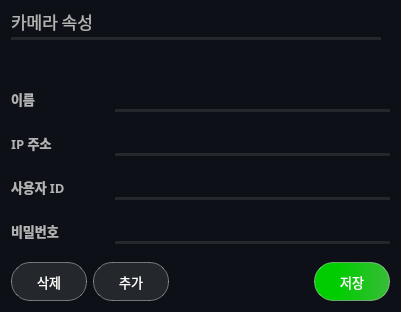
              <widget class="QWidget" name="camera_info_widget" native="true">
               <property name="sizePolicy">
                <sizepolicy hsizetype="Fixed" vsizetype="Fixed">
                 <horstretch>0</horstretch>
                 <verstretch>0</verstretch>
                </sizepolicy>
               </property>
               <property name="minimumSize">
                <size>
                 <width>373</width>
                 <height>312</height>
                </size>
               </property>
               <property name="maximumSize">
                <size>
                 <width>401</width>
                 <height>312</height>
                </size>
               </property>
               <property name="styleSheet">
                <string notr="true">background-color: rgb(13, 16, 23);
border-radius: 20px;
color: rgb(255, 255, 255);</string>
               </property>
               <layout class="QVBoxLayout" name="verticalLayout_24">
                <item>
                 <layout class="QVBoxLayout" name="verticalLayout_6">
                  <item>
                   <layout class="QVBoxLayout" name="verticalLayout_5">
                    <item>
                     <layout class="QHBoxLayout" name="horizontalLayout_3">
                      <item>
                       <widget class="QLabel" name="camera_info_title">
                        <property name="minimumSize">
                         <size>
                          <width>95</width>
                          <height>20</height>
                         </size>
                        </property>
                        <property name="maximumSize">
                         <size>
                          <width>95</width>
                          <height>20</height>
                         </size>
                        </property>
                        <property name="font">
                         <font>
                          <family>Sans</family>
                          <pointsize>13</pointsize>
                         </font>
                        </property>
                        <property name="styleSheet">
                         <string notr="true">color: rgb(179,179,179);
background-color: rgba(191, 64, 64, 0);</string>
                        </property>
                        <property name="text">
                         <string>카메라 속성</string>
                        </property>
                       </widget>
                      </item>
                      <item>
                       <spacer name="horizontalSpacer_3">
                        <property name="orientation">
                         <enum>Qt::Orientation::Horizontal</enum>
                        </property>
                        <property name="sizeHint" stdset="0">
                         <size>
                          <width>40</width>
                          <height>20</height>
                         </size>
                        </property>
                       </spacer>
                      </item>
                     </layout>
                    </item>
                    <item>
                     <widget class="Line" name="camera_info_title_line">
                      <property name="minimumSize">
                       <size>
                        <width>370</width>
                        <height>3</height>
                       </size>
                      </property>
                      <property name="maximumSize">
                       <size>
                        <width>327</width>
                        <height>3</height>
                       </size>
                      </property>
                      <property name="font">
                       <font>
                        <family>Sans</family>
                        <pointsize>5</pointsize>
                        <strikeout>false</strikeout>
                       </font>
                      </property>
                      <property name="contextMenuPolicy">
                       <enum>Qt::ContextMenuPolicy::NoContextMenu</enum>
                      </property>
                      <property name="autoFillBackground">
                       <bool>false</bool>
                      </property>
                      <property name="styleSheet">
                       <string notr="true">background-color: rgb(36, 39, 44)</string>
                      </property>
                      <property name="orientation">
                       <enum>Qt::Orientation::Horizontal</enum>
                      </property>
                     </widget>
                    </item>
                   </layout>
                  </item>
                  <item>
                   <spacer name="verticalSpacer_3">
                    <property name="orientation">
                     <enum>Qt::Orientation::Vertical</enum>
                    </property>
                    <property name="sizeType">
                     <enum>QSizePolicy::Policy::Fixed</enum>
                    </property>
                    <property name="sizeHint" stdset="0">
                     <size>
                      <width>20</width>
                      <height>40</height>
                     </size>
                    </property>
                   </spacer>
                  </item>
                  <item>
                   <layout class="QHBoxLayout" name="horizontalLayout_4">
                    <item>
                     <widget class="QLabel" name="camera_name">
                      <property name="minimumSize">
                       <size>
                        <width>29</width>
                        <height>22</height>
                       </size>
                      </property>
                      <property name="maximumSize">
                       <size>
                        <width>29</width>
                        <height>22</height>
                       </size>
                      </property>
                      <property name="font">
                       <font>
                        <family>Sans</family>
                        <pointsize>10</pointsize>
                        <bold>true</bold>
                       </font>
                      </property>
                      <property name="styleSheet">
                       <string notr="true">color: rgb(179,179,179);
background-color: rgba(255, 255, 255, 0);</string>
                      </property>
                      <property name="text">
                       <string>이름</string>
                      </property>
                      <property name="alignment">
                       <set>Qt::AlignmentFlag::AlignLeading|Qt::AlignmentFlag::AlignLeft|Qt::AlignmentFlag::AlignVCenter</set>
                      </property>
                     </widget>
                    </item>
                    <item>
                     <spacer name="horizontalSpacer_4">
                      <property name="orientation">
                       <enum>Qt::Orientation::Horizontal</enum>
                      </property>
                      <property name="sizeHint" stdset="0">
                       <size>
                        <width>40</width>
                        <height>20</height>
                       </size>
                      </property>
                     </spacer>
                    </item>
                    <item>
                     <layout class="QVBoxLayout" name="verticalLayout_7">
                      <item>
                       <widget class="QLineEdit" name="camera_info_name_input">
                        <property name="minimumSize">
                         <size>
                          <width>275</width>
                          <height>17</height>
                         </size>
                        </property>
                        <property name="maximumSize">
                         <size>
                          <width>275</width>
                          <height>17</height>
                         </size>
                        </property>
                        <property name="font">
                         <font>
                          <family>Sans</family>
                          <pointsize>10</pointsize>
                          <bold>false</bold>
                         </font>
                        </property>
                        <property name="focusPolicy">
                         <enum>Qt::FocusPolicy::StrongFocus</enum>
                        </property>
                        <property name="styleSheet">
                         <string notr="true">qproperty-frame: false;
font-size:10pt;
color: rgb(255, 255, 255);
background-color: rgba(255, 255, 255, 0);</string>
                        </property>
                        <property name="text">
                         <string/>
                        </property>
                       </widget>
                      </item>
                      <item>
                       <widget class="Line" name="camera_info_name_line">
                        <property name="minimumSize">
                         <size>
                          <width>275</width>
                          <height>3</height>
                         </size>
                        </property>
                        <property name="maximumSize">
                         <size>
                          <width>275</width>
                          <height>3</height>
                         </size>
                        </property>
                        <property name="font">
                         <font>
                          <family>Sans</family>
                          <pointsize>5</pointsize>
                          <strikeout>false</strikeout>
                         </font>
                        </property>
                        <property name="contextMenuPolicy">
                         <enum>Qt::ContextMenuPolicy::NoContextMenu</enum>
                        </property>
                        <property name="autoFillBackground">
                         <bool>false</bool>
                        </property>
                        <property name="styleSheet">
                         <string notr="true">background-color: rgb(36, 39, 44)</string>
                        </property>
                        <property name="orientation">
                         <enum>Qt::Orientation::Horizontal</enum>
                        </property>
                       </widget>
                      </item>
                     </layout>
                    </item>
                   </layout>
                  </item>
                  <item>
                   <spacer name="verticalSpacer_11">
                    <property name="orientation">
                     <enum>Qt::Orientation::Vertical</enum>
                    </property>
                    <property name="sizeHint" stdset="0">
                     <size>
                      <width>20</width>
                      <height>40</height>
                     </size>
                    </property>
                   </spacer>
                  </item>
                  <item>
                   <layout class="QHBoxLayout" name="horizontalLayout_5">
                    <item>
                     <widget class="QLabel" name="camera_ip">
                      <property name="minimumSize">
                       <size>
                        <width>47</width>
                        <height>22</height>
                       </size>
                      </property>
                      <property name="maximumSize">
                       <size>
                        <width>47</width>
                        <height>22</height>
                       </size>
                      </property>
                      <property name="font">
                       <font>
                        <family>Sans</family>
                        <pointsize>10</pointsize>
                        <bold>true</bold>
                       </font>
                      </property>
                      <property name="styleSheet">
                       <string notr="true">color: rgb(179,179,179);
background-color: rgba(0, 0, 0, 0);</string>
                      </property>
                      <property name="text">
                       <string>IP 주소</string>
                      </property>
                     </widget>
                    </item>
                    <item>
                     <spacer name="horizontalSpacer_9">
                      <property name="orientation">
                       <enum>Qt::Orientation::Horizontal</enum>
                      </property>
                      <property name="sizeHint" stdset="0">
                       <size>
                        <width>40</width>
                        <height>20</height>
                       </size>
                      </property>
                     </spacer>
                    </item>
                    <item>
                     <layout class="QVBoxLayout" name="verticalLayout_8">
                      <item>
                       <widget class="QLineEdit" name="camera_info_ip_input">
                        <property name="minimumSize">
                         <size>
                          <width>275</width>
                          <height>17</height>
                         </size>
                        </property>
                        <property name="maximumSize">
                         <size>
                          <width>275</width>
                          <height>17</height>
                         </size>
                        </property>
                        <property name="font">
                         <font>
                          <family>Sans</family>
                          <pointsize>10</pointsize>
                          <bold>false</bold>
                         </font>
                        </property>
                        <property name="styleSheet">
                         <string notr="true">qproperty-frame: false;
font-size:10pt;
color: rgb(255, 255, 255);
background-color: rgba(255, 255, 255, 0);</string>
                        </property>
                        <property name="text">
                         <string/>
                        </property>
                       </widget>
                      </item>
                      <item>
                       <widget class="Line" name="camera_info_ip_line">
                        <property name="minimumSize">
                         <size>
                          <width>275</width>
                          <height>3</height>
                         </size>
                        </property>
                        <property name="maximumSize">
                         <size>
                          <width>275</width>
                          <height>3</height>
                         </size>
                        </property>
                        <property name="font">
                         <font>
                          <family>Sans</family>
                          <pointsize>5</pointsize>
                          <strikeout>false</strikeout>
                         </font>
                        </property>
                        <property name="contextMenuPolicy">
                         <enum>Qt::ContextMenuPolicy::NoContextMenu</enum>
                        </property>
                        <property name="autoFillBackground">
                         <bool>false</bool>
                        </property>
                        <property name="styleSheet">
                         <string notr="true">background-color: rgb(36, 39, 44)</string>
                        </property>
                        <property name="orientation">
                         <enum>Qt::Orientation::Horizontal</enum>
                        </property>
                       </widget>
                      </item>
                     </layout>
                    </item>
                   </layout>
                  </item>
                  <item>
                   <spacer name="verticalSpacer_10">
                    <property name="orientation">
                     <enum>Qt::Orientation::Vertical</enum>
                    </property>
                    <property name="sizeHint" stdset="0">
                     <size>
                      <width>20</width>
                      <height>40</height>
                     </size>
                    </property>
                   </spacer>
                  </item>
                  <item>
                   <layout class="QHBoxLayout" name="horizontalLayout_6">
                    <item>
                     <widget class="QLabel" name="camera_id">
                      <property name="minimumSize">
                       <size>
                        <width>63</width>
                        <height>22</height>
                       </size>
                      </property>
                      <property name="maximumSize">
                       <size>
                        <width>63</width>
                        <height>22</height>
                       </size>
                      </property>
                      <property name="font">
                       <font>
                        <family>Sans</family>
                        <pointsize>10</pointsize>
                        <bold>true</bold>
                       </font>
                      </property>
                      <property name="styleSheet">
                       <string notr="true">color: rgb(179,179,179);
background-color: rgba(0, 0, 0, 0);</string>
                      </property>
                      <property name="text">
                       <string>사용자 ID</string>
                      </property>
                     </widget>
                    </item>
                    <item>
                     <spacer name="horizontalSpacer_10">
                      <property name="orientation">
                       <enum>Qt::Orientation::Horizontal</enum>
                      </property>
                      <property name="sizeHint" stdset="0">
                       <size>
                        <width>40</width>
                        <height>20</height>
                       </size>
                      </property>
                     </spacer>
                    </item>
                    <item>
                     <layout class="QVBoxLayout" name="verticalLayout_23">
                      <item>
                       <widget class="QLineEdit" name="camera_info_id_input">
                        <property name="minimumSize">
                         <size>
                          <width>275</width>
                          <height>17</height>
                         </size>
                        </property>
                        <property name="maximumSize">
                         <size>
                          <width>275</width>
                          <height>17</height>
                         </size>
                        </property>
                        <property name="font">
                         <font>
                          <family>Sans</family>
                          <pointsize>10</pointsize>
                          <bold>false</bold>
                         </font>
                        </property>
                        <property name="styleSheet">
                         <string notr="true">qproperty-frame: false;
font-size:10pt;
color: rgb(255, 255, 255);
background-color: rgba(255, 255, 255, 0);</string>
                        </property>
                        <property name="text">
                         <string/>
                        </property>
                       </widget>
                      </item>
                      <item>
                       <widget class="Line" name="camera_info_id_line">
                        <property name="minimumSize">
                         <size>
                          <width>275</width>
                          <height>3</height>
                         </size>
                        </property>
                        <property name="maximumSize">
                         <size>
                          <width>275</width>
                          <height>3</height>
                         </size>
                        </property>
                        <property name="font">
                         <font>
                          <family>Sans</family>
                          <pointsize>5</pointsize>
                          <strikeout>false</strikeout>
                         </font>
                        </property>
                        <property name="contextMenuPolicy">
                         <enum>Qt::ContextMenuPolicy::NoContextMenu</enum>
                        </property>
                        <property name="autoFillBackground">
                         <bool>false</bool>
                        </property>
                        <property name="styleSheet">
                         <string notr="true">background-color: rgb(36, 39, 44)</string>
                        </property>
                        <property name="orientation">
                         <enum>Qt::Orientation::Horizontal</enum>
                        </property>
                       </widget>
                      </item>
                     </layout>
                    </item>
                   </layout>
                  </item>
                  <item>
                   <spacer name="verticalSpacer_9">
                    <property name="orientation">
                     <enum>Qt::Orientation::Vertical</enum>
                    </property>
                    <property name="sizeHint" stdset="0">
                     <size>
                      <width>20</width>
                      <height>40</height>
                     </size>
                    </property>
                   </spacer>
                  </item>
                  <item>
                   <layout class="QHBoxLayout" name="horizontalLayout_7">
                    <item>
                     <widget class="QLabel" name="camera_pw">
                      <property name="minimumSize">
                       <size>
                        <width>57</width>
                        <height>22</height>
                       </size>
                      </property>
                      <property name="maximumSize">
                       <size>
                        <width>57</width>
                        <height>22</height>
                       </size>
                      </property>
                      <property name="font">
                       <font>
                        <family>Sans</family>
                        <pointsize>10</pointsize>
                        <bold>true</bold>
                       </font>
                      </property>
                      <property name="styleSheet">
                       <string notr="true">color: rgb(179,179,179);
background-color: rgba(0, 0, 0, 0);</string>
                      </property>
                      <property name="text">
                       <string>비밀번호</string>
                      </property>
                     </widget>
                    </item>
                    <item>
                     <spacer name="horizontalSpacer_11">
                      <property name="orientation">
                       <enum>Qt::Orientation::Horizontal</enum>
                      </property>
                      <property name="sizeHint" stdset="0">
                       <size>
                        <width>40</width>
                        <height>20</height>
                       </size>
                      </property>
                     </spacer>
                    </item>
                    <item>
                     <layout class="QVBoxLayout" name="verticalLayout_34">
                      <item>
                       <widget class="QLineEdit" name="camera_info_pw_input">
                        <property name="sizePolicy">
                         <sizepolicy hsizetype="Fixed" vsizetype="Fixed">
                          <horstretch>0</horstretch>
                          <verstretch>0</verstretch>
                         </sizepolicy>
                        </property>
                        <property name="minimumSize">
                         <size>
                          <width>275</width>
                          <height>17</height>
                         </size>
                        </property>
                        <property name="maximumSize">
                         <size>
                          <width>275</width>
                          <height>17</height>
                         </size>
                        </property>
                        <property name="font">
                         <font>
                          <family>Sans</family>
                          <pointsize>10</pointsize>
                          <bold>false</bold>
                         </font>
                        </property>
                        <property name="styleSheet">
                         <string notr="true">qproperty-frame: false;
font-size:10pt;
color: rgb(255, 255, 255);
background-color: rgba(255, 255, 255, 0);</string>
                        </property>
                        <property name="text">
                         <string/>
                        </property>
                       </widget>
                      </item>
                      <item>
                       <widget class="Line" name="camera_info_pw_line">
                        <property name="minimumSize">
                         <size>
                          <width>275</width>
                          <height>3</height>
                         </size>
                        </property>
                        <property name="maximumSize">
                         <size>
                          <width>275</width>
                          <height>3</height>
                         </size>
                        </property>
                        <property name="font">
                         <font>
                          <family>Sans</family>
                          <pointsize>5</pointsize>
                          <strikeout>false</strikeout>
                         </font>
                        </property>
                        <property name="contextMenuPolicy">
                         <enum>Qt::ContextMenuPolicy::NoContextMenu</enum>
                        </property>
                        <property name="autoFillBackground">
                         <bool>false</bool>
                        </property>
                        <property name="styleSheet">
                         <string notr="true">background-color: rgb(36, 39, 44)</string>
                        </property>
                        <property name="orientation">
                         <enum>Qt::Orientation::Horizontal</enum>
                        </property>
                       </widget>
                      </item>
                     </layout>
                    </item>
                   </layout>
                  </item>
                  <item>
                   <spacer name="verticalSpacer_4">
                    <property name="orientation">
                     <enum>Qt::Orientation::Vertical</enum>
                    </property>
                    <property name="sizeHint" stdset="0">
                     <size>
                      <width>20</width>
                      <height>40</height>
                     </size>
                    </property>
                   </spacer>
                  </item>
                  <item>
                   <layout class="QHBoxLayout" name="horizontalLayout_8">
                    <item>
                     <widget class="QPushButton" name="camera_remove_bn">
                      <property name="sizePolicy">
                       <sizepolicy hsizetype="Expanding" vsizetype="Preferred">
                        <horstretch>0</horstretch>
                        <verstretch>0</verstretch>
                       </sizepolicy>
                      </property>
                      <property name="minimumSize">
                       <size>
                        <width>76</width>
                        <height>39</height>
                       </size>
                      </property>
                      <property name="maximumSize">
                       <size>
                        <width>76</width>
                        <height>39</height>
                       </size>
                      </property>
                      <property name="font">
                       <font>
                        <family>Sans</family>
                        <pointsize>10</pointsize>
                       </font>
                      </property>
                      <property name="cursor">
                       <cursorShape>PointingHandCursor</cursorShape>
                      </property>
                      <property name="styleSheet">
                       <string notr="true">background-color: rgb(36, 39, 44);
color: rgb(255, 255, 255);
border-radius: 19px;
border: 1px solid rgba(255, 255, 255, 100);
</string>
                      </property>
                      <property name="text">
                       <string>삭제</string>
                      </property>
                     </widget>
                    </item>
                    <item>
                     <widget class="QPushButton" name="camera_add_bn">
                      <property name="sizePolicy">
                       <sizepolicy hsizetype="Expanding" vsizetype="Preferred">
                        <horstretch>0</horstretch>
                        <verstretch>0</verstretch>
                       </sizepolicy>
                      </property>
                      <property name="minimumSize">
                       <size>
                        <width>76</width>
                        <height>39</height>
                       </size>
                      </property>
                      <property name="maximumSize">
                       <size>
                        <width>76</width>
                        <height>39</height>
                       </size>
                      </property>
                      <property name="font">
                       <font>
                        <family>Sans</family>
                        <pointsize>10</pointsize>
                       </font>
                      </property>
                      <property name="cursor">
                       <cursorShape>PointingHandCursor</cursorShape>
                      </property>
                      <property name="styleSheet">
                       <string notr="true">background-color: rgb(36, 39, 44);
color: rgb(255, 255, 255);
border-radius: 19px;
border: 1px solid rgba(255, 255, 255, 100);
</string>
                      </property>
                      <property name="text">
                       <string>추가</string>
                      </property>
                     </widget>
                    </item>
                    <item>
                     <spacer name="horizontalSpacer_5">
                      <property name="orientation">
                       <enum>Qt::Orientation::Horizontal</enum>
                      </property>
                      <property name="sizeHint" stdset="0">
                       <size>
                        <width>40</width>
                        <height>20</height>
                       </size>
                      </property>
                     </spacer>
                    </item>
                    <item>
                     <widget class="QPushButton" name="camera_save_bn">
                      <property name="sizePolicy">
                       <sizepolicy hsizetype="Expanding" vsizetype="Expanding">
                        <horstretch>0</horstretch>
                        <verstretch>0</verstretch>
                       </sizepolicy>
                      </property>
                      <property name="minimumSize">
                       <size>
                        <width>76</width>
                        <height>39</height>
                       </size>
                      </property>
                      <property name="maximumSize">
                       <size>
                        <width>76</width>
                        <height>39</height>
                       </size>
                      </property>
                      <property name="font">
                       <font>
                        <family>Sans</family>
                        <pointsize>10</pointsize>
                       </font>
                      </property>
                      <property name="cursor">
                       <cursorShape>PointingHandCursor</cursorShape>
                      </property>
                      <property name="styleSheet">
                       <string notr="true">
background-color: qlineargradient(spread:pad, x1:0.244, y1:0.477, x2:1, y2:0.489, stop:0.0845771 rgba(0, 205, 0, 255), stop:1 rgba(56, 188, 56, 255));
color: rgb(255, 255, 255);
border-radius: 19px;
border: 1px solid rgba(255, 255, 255, 100);
</string>
                      </property>
                      <property name="text">
                       <string>저장</string>
                      </property>
                     </widget>
                    </item>
                   </layout>
                  </item>
                 </layout>
                </item>
               </layout>
              </widget>
